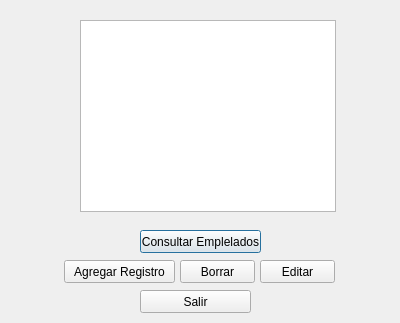
<?xml version="1.0" encoding="UTF-8"?>
<ui version="4.0">
 <class>Dialog</class>
 <widget class="QDialog" name="Dialog">
  <property name="geometry">
   <rect>
    <x>0</x>
    <y>0</y>
    <width>400</width>
    <height>323</height>
   </rect>
  </property>
  <property name="windowTitle">
   <string>Dialog</string>
  </property>
  <widget class="QListView" name="listView">
   <property name="geometry">
    <rect>
     <x>80</x>
     <y>20</y>
     <width>256</width>
     <height>192</height>
    </rect>
   </property>
  </widget>
  <widget class="QPushButton" name="btn_consultar">
   <property name="geometry">
    <rect>
     <x>140</x>
     <y>230</y>
     <width>121</width>
     <height>23</height>
    </rect>
   </property>
   <property name="text">
    <string>Consultar Emplelados</string>
   </property>
  </widget>
  <widget class="QPushButton" name="pushButton_2">
   <property name="geometry">
    <rect>
     <x>64</x>
     <y>260</y>
     <width>111</width>
     <height>23</height>
    </rect>
   </property>
   <property name="text">
    <string>Agregar Registro</string>
   </property>
  </widget>
  <widget class="QPushButton" name="pushButton_3">
   <property name="geometry">
    <rect>
     <x>180</x>
     <y>260</y>
     <width>75</width>
     <height>23</height>
    </rect>
   </property>
   <property name="text">
    <string>Borrar</string>
   </property>
  </widget>
  <widget class="QPushButton" name="pushButton_4">
   <property name="geometry">
    <rect>
     <x>260</x>
     <y>260</y>
     <width>75</width>
     <height>23</height>
    </rect>
   </property>
   <property name="text">
    <string>Editar</string>
   </property>
  </widget>
  <widget class="QPushButton" name="pushButton_5">
   <property name="geometry">
    <rect>
     <x>140</x>
     <y>290</y>
     <width>111</width>
     <height>23</height>
    </rect>
   </property>
   <property name="text">
    <string>Salir</string>
   </property>
  </widget>
 </widget>
 <resources/>
 <connections/>
</ui>
